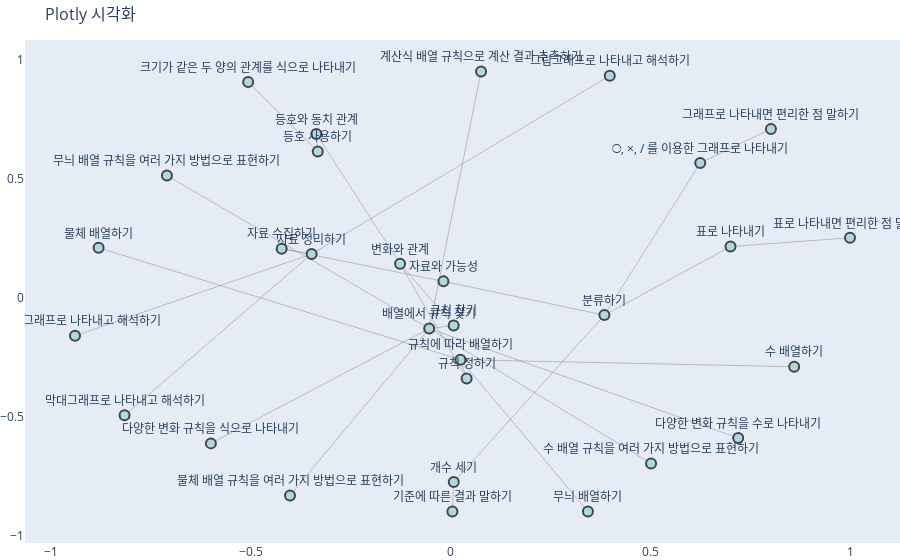

This figure's notebook cell:
### Code cell
import plotly.graph_objects as go

# 노드와 엣지 데이터 생성
pos = nx.spring_layout(G, seed=42)
edge_x = []
edge_y = []
for edge in G.edges:
    x0, y0 = pos[edge[0]]
    x1, y1 = pos[edge[1]]
    edge_x.extend([x0, x1, None])
    edge_y.extend([y0, y1, None])

# 엣지 추적
edge_trace = go.Scatter(
    x=edge_x,
    y=edge_y,
    line=dict(width=0.5, color="#888"),
    hoverinfo="none",
    mode="lines",
)

# 노드 추적
node_x = []
node_y = []
node_text = []
for node in G.nodes:
    x, y = pos[node]
    node_x.append(x)
    node_y.append(y)
    node_text.append(node)

node_trace = go.Scatter(
    x=node_x,
    y=node_y,
    mode="markers+text",
    text=node_text,
    textposition="top center",
    marker=dict(size=10, color="lightblue", line_width=2),
)

# Plotly Figure 생성
fig = go.Figure(
    data=[edge_trace, node_trace],
    layout=go.Layout(
        title="Plotly 시각화",
        titlefont_size=16,
        showlegend=False,
        hovermode="closest",
        margin=dict(b=0, l=0, r=0, t=40),
        xaxis=dict(showgrid=False, zeroline=False),
        yaxis=dict(showgrid=False, zeroline=False),
    ),
)
fig.show()

### Figure 1 — Plotly figure (JSON) as saved in the notebook; plotly's stock layout.template omitted (floating-point values rounded to 4 significant figures)
{"data": [{"hoverinfo": "none", "line": {"color": "#888", "width": 0.5}, "mode": "lines", "type": "scatter", "x": [-0.1266, 0.007515, null, -0.1266, 0.04004, null, -0.1266, -0.3364, null, 0.007515, -0.05372, null, 0.04004, 0.02452, null, -0.3364, -0.3328, null, -0.05372, -0.4023, null, -0.05372, -0.7104, null, -0.05372, 0.5019, null, -0.05372, 0.7201, null, -0.05372, -0.6004, null, -0.05372, 0.07618, null, 0.02452, -0.8815, null, 0.02452, 0.3437, null, 0.02452, 0.8602, null, -0.3328, -0.5071, null, -0.01808, 0.385, null, -0.01808, -0.4231, null, 0.385, 0.007791, null, 0.385, 0.7008, null, 0.385, 0.6249, null, -0.4231, -0.348, null, 0.007791, 0.00435, null, 0.7008, 1, null, 0.6249, 0.802, null, -0.348, 0.3984, null, -0.348, -0.8165, null, -0.348, -0.9406, null], "y": [0.1427, -0.1162, null, 0.1427, -0.3391, null, 0.1427, 0.6882, null, -0.1162, -0.1296, null, -0.3391, -0.2602, null, 0.6882, 0.6151, null, -0.1296, -0.8308, null, -0.1296, 0.5137, null, -0.1296, -0.6967, null, -0.1296, -0.5895, null, -0.1296, -0.6122, null, -0.1296, 0.9514, null, -0.2602, 0.2101, null, -0.2602, -0.8989, null, -0.2602, -0.2899, null, 0.6151, 0.9067, null, 0.06884, -0.07302, null, 0.06884, 0.2063, null, -0.07302, -0.7749, null, -0.07302, 0.2151, null, -0.07302, 0.5664, null, 0.2063, 0.1839, null, -0.7749, -0.8986, null, 0.2151, 0.2522, null, 0.5664, 0.7097, null, 0.1839, 0.9333, null, 0.1839, -0.4943, null, 0.1839, -0.1597, null]}, {"marker": {"color": "lightblue", "line": {"width": 2}, "size": 10}, "mode": "markers+text", "text": ["변화와 관계", "규칙 찾기", "규칙 정하기", "등호와 동치 관계", "배열에서 규칙 찾기", "규칙에 따라 배열하기", "등호 사용하기", "물체 배열 규칙을 여러 가지 방법으로 표현하기", "무늬 배열 규칙을 여러 가지 방법으로 표현하기", "수 배열 규칙을 여러 가지 방법으로 표현하기", "다양한 변화 규칙을 수로 나타내기", "다양한 변화 규칙을 식으로 나타내기", "계산식 배열 규칙으로 계산 결과 추측하기", "물체 배열하기", "무늬 배열하기", "수 배열하기", "크기가 같은 두 양의 관계를 식으로 나타내기", "자료와 가능성", "분류하기", "자료 수집하기", "개수 세기", "표로 나타내기", "○, ×, / 를 이용한 그래프로 나타내기", "자료 정리하기", "기준에 따른 결과 말하기", "표로 나타내면 편리한 점 말하기", "그래프로 나타내면 편리한 점 말하기", "그림그래프로 나타내고 해석하기", "막대그래프로 나타내고 해석하기", "꺾은선그래프로 나타내고 해석하기"], "textposition": "top center", "type": "scatter", "x": [-0.1266, 0.007515, 0.04004, -0.3364, -0.05372, 0.02452, -0.3328, -0.4023, -0.7104, 0.5019, 0.7201, -0.6004, 0.07618, -0.8815, 0.3437, 0.8602, -0.5071, -0.01808, 0.385, -0.4231, 0.007791, 0.7008, 0.6249, -0.348, 0.00435, 1, 0.802, 0.3984, -0.8165, -0.9406], "y": [0.1427, -0.1162, -0.3391, 0.6882, -0.1296, -0.2602, 0.6151, -0.8308, 0.5137, -0.6967, -0.5895, -0.6122, 0.9514, 0.2101, -0.8989, -0.2899, 0.9067, 0.06884, -0.07302, 0.2063, -0.7749, 0.2151, 0.5664, 0.1839, -0.8986, 0.2522, 0.7097, 0.9333, -0.4943, -0.1597]}], "layout": {"hovermode": "closest", "margin": {"b": 0, "l": 0, "r": 0, "t": 40}, "showlegend": false, "title": {"font": {"size": 16}, "text": "Plotly 시각화"}, "xaxis": {"showgrid": false, "zeroline": false}, "yaxis": {"showgrid": false, "zeroline": false}}}
